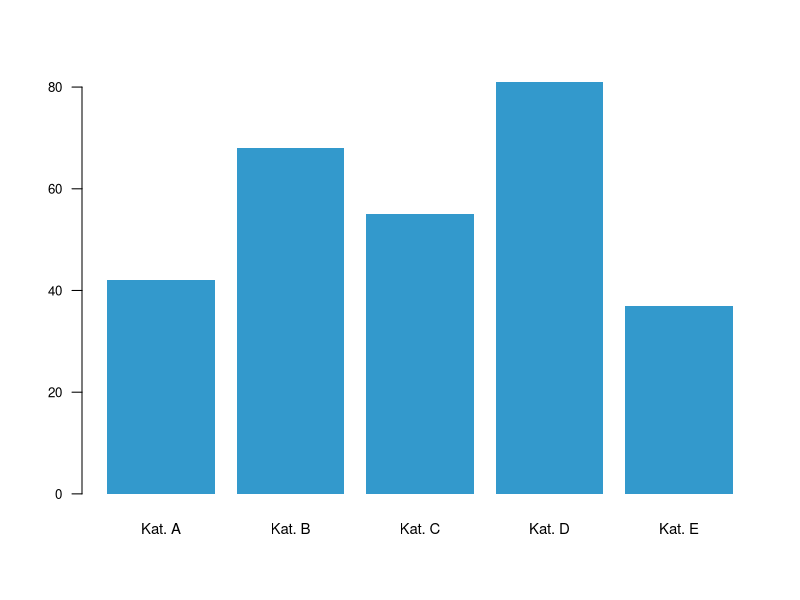

This chart was generated by the following R code:
## ---- chunk 1
#| label: fig-balkendiagramm
#| echo: false
#| fig-height: 4.2
#| fig-align: left

barplot(
  c(42, 68, 55, 81, 37),
  names.arg = c("Kat. A", "Kat. B", "Kat. C", "Kat. D", "Kat. E"),
  col       = "#3399CC",
  border    = NA,
  main      = "",
  ylab      = "",
  las       = 1,
  cex.names = 0.9,
  cex.axis  = 0.8
)
